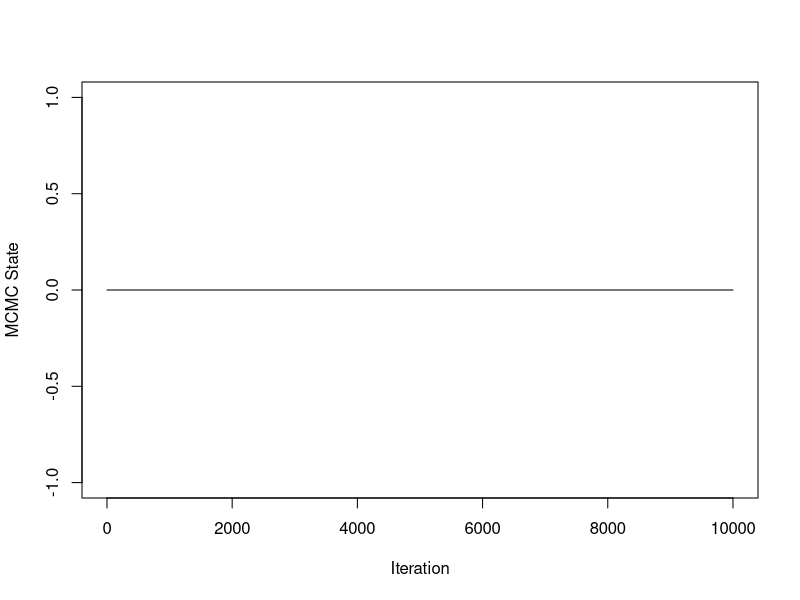
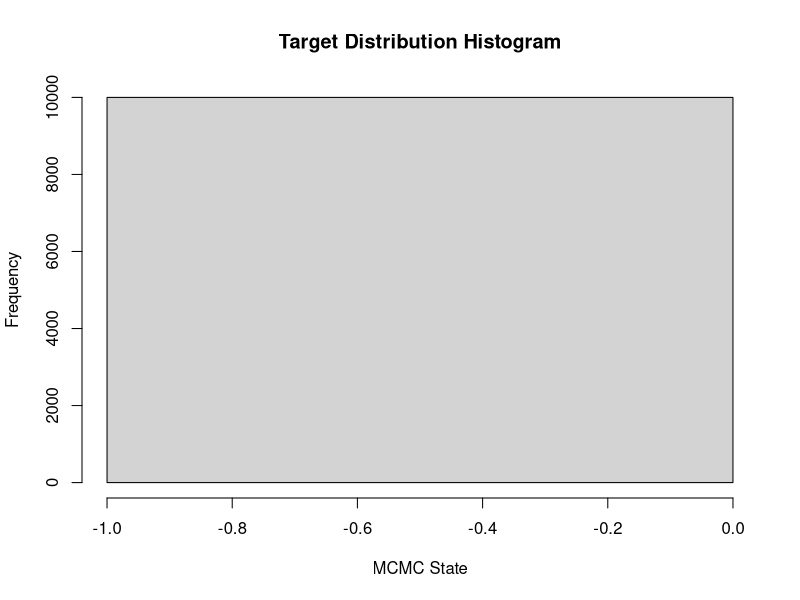

Source code (R) for these figures, in order:
## This script illustrates the Metropolis-Hastings algorithm for
## approximating the standard normal distribution
## Author: Vladimir N. Minin
## last update: 07/11/2018

## Your task: Add code the following function. The input of  
## the function is the current value of the random walk and 
## the tuning parameter (\delta in the lab notes). The output
## should be a vector with the first component being the next 
## value of the random walk and the second component being 0 if 
## the proposed value was rejected and 1 if accepted.

unif_rw_next = function(cur_value, tuning_par){

  return_value = c(cur_value, 0)
  
  return(return_value)      
}

mcmc_size = 10000
start_value = 3.0


mcmc_out = matrix(0, nrow=(mcmc_size), ncol=2)
colnames(mcmc_out) = c("state", "acc.status")

cur_value = c(start_value,1)

## Your task: add code to the below for loop to 
## fill in the mcmc.out matrix defined above with 
## the first column recording the state of the random 
## walk and the second column recording the acceptance status
## of each Metropolis-Hastings move. Don't forget to play 
## with the tuning parameter \delta.

for (i in 2:mcmc_size){
  

}

## acceptance probability
mean(mcmc_out[,"acc.status"])

## mean of the target distribution
mean(mcmc_out[,"state"])

## trace plot
plot(1:mcmc_size, mcmc_out[,"state"], type="l", xlab="Iteration", ylab="MCMC State")

## histogram
hist(mcmc_out[,"state"], xlab="MCMC State", main="Target Distribution Histogram")

